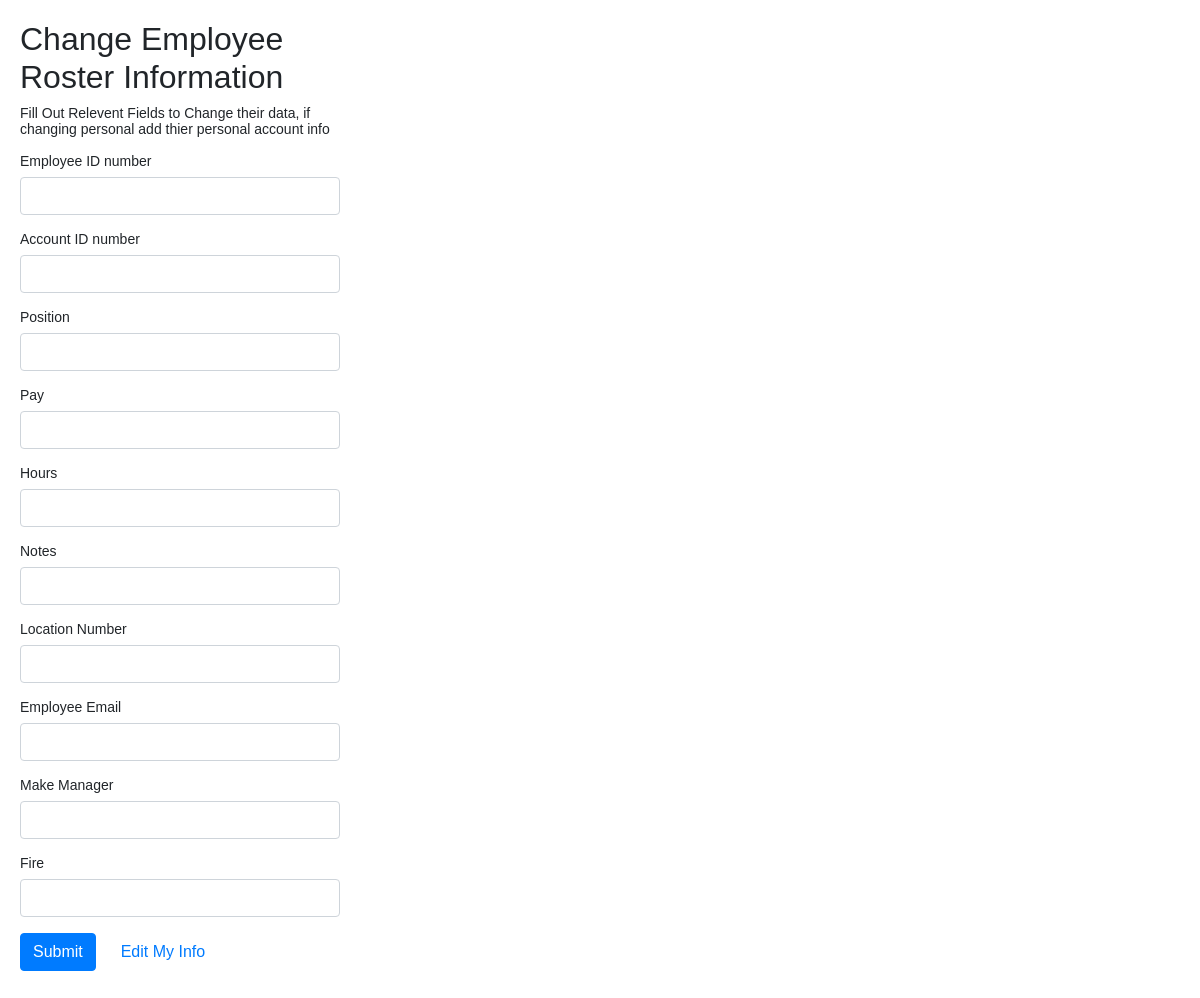
/manageAccounts.php (signed in), run on an earlier commit of the app's database.
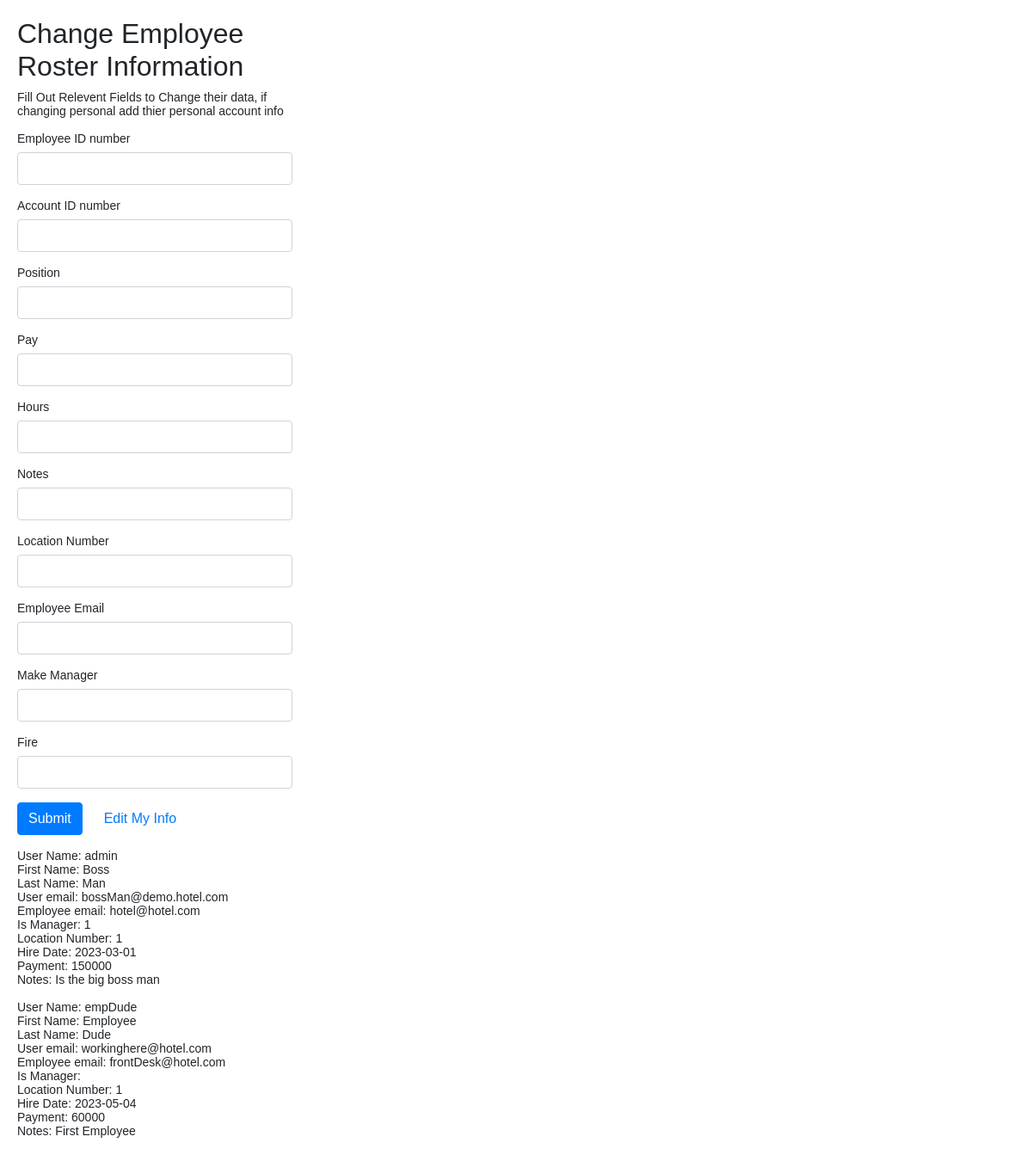
And on a later commit of the database.
### tables this page shows
CREATE TABLE `user_hotel` (
  `ACCOUNT_NUMBER` bigint(255) NOT NULL,
  `USERNAME` varchar(48) NOT NULL,
  `EMPLOYEE_NUMBER` int(11) DEFAULT NULL,
  `PASSWORD` tinytext NOT NULL,
  `FIRST_NAME` tinytext NOT NULL,
  `LAST_NAME` tinytext NOT NULL,
  `USER_EMAIL` text NOT NULL,
  `USER_AREA_CODE` int(11) NOT NULL,
  `USER_NUMBER` int(11) NOT NULL
);

CREATE TABLE `employee` (
  `EMPLOYEE_NUMBER` int(11) NOT NULL,
  `IS_MANAGER` int(11) DEFAULT NULL,
  `POSITION` tinytext NOT NULL,
  `EMPLOYEE_PAY` double DEFAULT NULL,
  `EMPLOYEE_HIRE_DATE` date NOT NULL,
  `EMPLOYEE_NOTES` mediumtext NOT NULL,
  `EMPLOYEE_ADRESS` mediumtext NOT NULL,
  `EMPLOYEE_STANDARD_HOURS` tinytext NOT NULL,
  `LOCATION_NUM` int(11) NOT NULL,
  `EMPLOYEE_EMAIL` mediumtext NOT NULL
);

### manageAccounts.php (the view, shortened to what this page needs)
<?php
require_once "config.php";
?>
<!DOCTYPE html>
<html lang="en">
<head>
    <link rel="stylesheet" href="https://stackpath.bootstrapcdn.com/bootstrap/4.5.2/css/bootstrap.min.css">
</head>
<body>
    <div class="wrapper">
        <h2>Change Employee Roster Information</h2>
        <p>Fill Out Relevent Fields to Change their data, if changing personal add thier personal account info</p>
        <form action="<?php echo htmlspecialchars($_SERVER["PHP_SELF"]); ?>" method="post">
            <div class="form-group">
                <label>Employee ID number</label>
                <input type="text" name="empid" class="form-control " value="">
            </div>
            <div class="form-group">
                <label>Account ID number</label>
                <input type="text" name="accid" class="form-control " value="">
            </div>
            <div class="form-group">
                <label>Position</label>
                <input type="text" name="position" class="form-control " value="">
            </div>
            <div class="form-group">
                <label>Pay</label>
                <input type="text" name="pay" class="form-control " value="">
            </div>
            <div class="form-group">
                <label>Hours</label>
                <input type="text" name="hours" class="form-control " value="">
            </div>
            <div class="form-group">
                <label>Notes</label>
                <input type="text" name="notes" class="form-control " value="">
            </div>
            <div class="form-group">
                <label>Location Number</label>
                <input type="text" name="location" class="form-control " value="">
            </div>
            <div class="form-group">
                <label>Employee Email</label>
                <input type="text" name="empemail" class="form-control " value="">
            </div>
            <div class="form-group">
                <label>Make Manager</label>
                <input type="text" name="manager" class="form-control " value="">
            </div>
            <div class="form-group">
                <label>Fire</label>
                <input type="text" name="fire" class="form-control " value="">
            </div>
            <div class="form-group">
                <input type="submit" class="btn btn-primary" value="Submit">
                <a class="btn btn-link ml-2" href="updateAccountEmployee.php">Edit My Info</a>
            </div>
            <div>
            <?php
                $sql = "SELECT * FROM user_hotel INNER JOIN employee ON user_hotel.EMPLOYEE_NUMBER = employee.EMPLOYEE_NUMBER";
                $result = mysqli_query($link, $sql);
                while ($row = mysqli_fetch_assoc($result)) {
                    echo "User Name: " . $row["USERNAME"] . "<br>";
                    echo "First Name: " . $row["FIRST_NAME"] . "<br>";
                    echo "Last Name: " . $row["LAST_NAME"] . "<br>";
                    echo "User email: " . $row["USER_EMAIL"] . "<br>";
                    echo "Employee email: " . $row["EMPLOYEE_EMAIL"] . "<br>";
                    echo "Is Manager: " . $row["IS_MANAGER"] . "<br>";
                    echo "Location Number: " . $row["LOCATION_NUM"] . "<br>";
                    echo "Hire Date: " . $row["EMPLOYEE_HIRE_DATE"] . "<br>";
                    echo "Payment: " . $row["EMPLOYEE_PAY"] . "<br>";
                    echo "Notes: " . $row["EMPLOYEE_NOTES"] . "<br>";
                    echo "<br>";
                }
            ?>
            </div>
        </form>
    </div>
</body>
</html>

### manageAccounts.php (style rules this page uses)
body { font: 14px sans-serif; }
.wrapper { width: 360px; padding: 20px; }

What changed in the data, as far as the page shows it:
now on this page (row unchanged): user_hotel: USERNAME "admin", FIRST_NAME "Boss", LAST_NAME "Man", USER_EMAIL "bossMan@demo.hotel.com", employee.EMPLOYEE_EMAIL "hotel@hotel.com", employee.IS_MANAGER "1", employee.LOCATION_NUM "1", employee.EMPLOYEE_HIRE_DATE "2023-03-01", employee.EMPLOYEE_PAY "150000", employee.EMPLOYEE_NOTES "Is the big boss man"
added user_hotel: USERNAME "empDude", FIRST_NAME "Employee", LAST_NAME "Dude", USER_EMAIL "workinghere@hotel.com", employee.EMPLOYEE_EMAIL "frontDesk@hotel.com", employee.LOCATION_NUM "1", employee.EMPLOYEE_HIRE_DATE "2023-05-04", employee.EMPLOYEE_PAY "60000", employee.EMPLOYEE_NOTES "First Employee"
